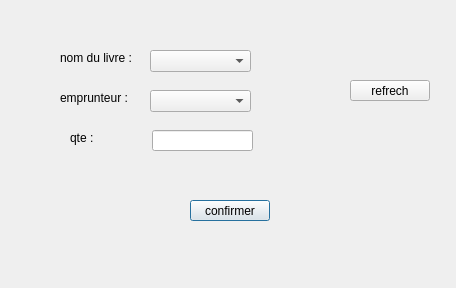
<?xml version="1.0" encoding="UTF-8"?>
<ui version="4.0">
 <class>emprunt</class>
 <widget class="QDialog" name="emprunt">
  <property name="geometry">
   <rect>
    <x>0</x>
    <y>0</y>
    <width>456</width>
    <height>288</height>
   </rect>
  </property>
  <property name="windowTitle">
   <string>Dialog</string>
  </property>
  <widget class="QLabel" name="label">
   <property name="geometry">
    <rect>
     <x>60</x>
     <y>50</y>
     <width>71</width>
     <height>16</height>
    </rect>
   </property>
   <property name="text">
    <string>nom du livre :</string>
   </property>
  </widget>
  <widget class="QLabel" name="label_2">
   <property name="geometry">
    <rect>
     <x>60</x>
     <y>90</y>
     <width>71</width>
     <height>16</height>
    </rect>
   </property>
   <property name="text">
    <string>emprunteur :</string>
   </property>
  </widget>
  <widget class="QLabel" name="label_3">
   <property name="geometry">
    <rect>
     <x>70</x>
     <y>130</y>
     <width>51</width>
     <height>16</height>
    </rect>
   </property>
   <property name="text">
    <string>qte :</string>
   </property>
  </widget>
  <widget class="QComboBox" name="comboBox_livre">
   <property name="geometry">
    <rect>
     <x>150</x>
     <y>50</y>
     <width>101</width>
     <height>22</height>
    </rect>
   </property>
  </widget>
  <widget class="QComboBox" name="comboBox_emprunteur">
   <property name="geometry">
    <rect>
     <x>150</x>
     <y>90</y>
     <width>101</width>
     <height>22</height>
    </rect>
   </property>
  </widget>
  <widget class="QLineEdit" name="lineEdit_quantite">
   <property name="geometry">
    <rect>
     <x>152</x>
     <y>130</y>
     <width>101</width>
     <height>21</height>
    </rect>
   </property>
  </widget>
  <widget class="QPushButton" name="pushButton_confirmer">
   <property name="geometry">
    <rect>
     <x>190</x>
     <y>200</y>
     <width>80</width>
     <height>21</height>
    </rect>
   </property>
   <property name="text">
    <string>confirmer</string>
   </property>
  </widget>
  <widget class="QPushButton" name="pushButton_refrech">
   <property name="geometry">
    <rect>
     <x>350</x>
     <y>80</y>
     <width>80</width>
     <height>21</height>
    </rect>
   </property>
   <property name="text">
    <string>refrech</string>
   </property>
  </widget>
 </widget>
 <resources/>
 <connections/>
</ui>
